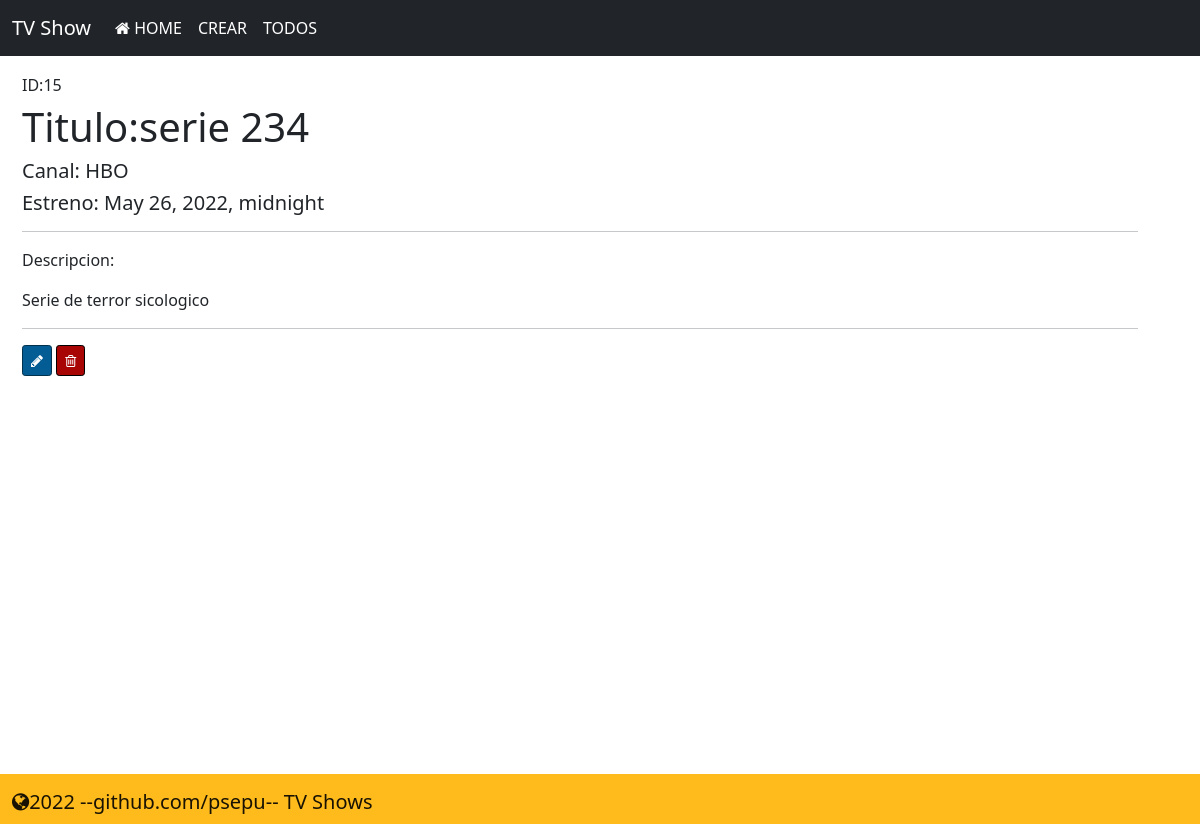
The page /show/15 on the database its author committed.
### app/models.py (models this page shows)
class Show(models.Model):
    title = models.CharField(max_length=200)
    network = models.CharField(max_length=200)
    release_date = models.DateTimeField()
    desc = models.TextField()
    created_at = models.DateTimeField(auto_now_add=True)
    updated_at = models.DateTimeField(auto_now=True)
    objects=valManager()

### app/views.py (the view)
# urls.py: path('show/<int:id>', views.show, name='show'),
def show(request, id):
    if request.method == "GET":
        contexto = {
            'show': Show.objects.get(id=id)
        }
        return render(request, 'show.html', contexto)

### app/templates/show.html (shortened to what this page needs)
{% extends "base.html"%}
{% block contenido %}
<div class="container">
    <h6> ID:{{show.id}}</h4>
    <h1>Titulo:{{show.title}}</h1>
    <h5>Canal: {{show.network}}</h5>
    <h5>Estreno: {{show.release_date}}</h5>
    <hr>
    <p>Descripcion: </p>
    <p>{{show.desc}}</p>
    <hr>
    <a href="{% url 'edit' id=show.id %}" class="btn btn-sm btn-success" style="background-color:#045C94; border-color: #02314D; color: white;"><i class="fa fa-pencil" aria-hidden="true"></i></a>
    <a href="{% url 'delete' id=show.id %}" class="btn btn-sm btn-success" style="background-color:#a80505; border-color: black; color: white;"><i class="fa fa-trash-o" aria-hidden="true"></i></a>
</div>
{% endblock %}

### app/templates/show.html (style rules this page uses)
.container { margin-top:20px; margin-left:10px; }

### rows shown on the page
Show: id "15", title "serie 234", network "HBO", release_date "May 26, 2022, midnight", desc "Serie de terror sicologico"
